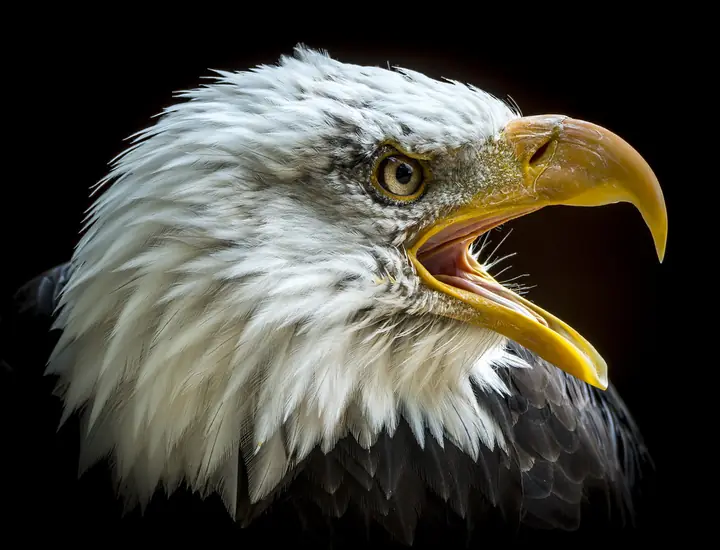
#> input picture Tools/ScreenClips/Photos/bald-eagle.webp, 720 x 550 px, given in place of fawn.webp, which was not available
$ python frost_over_image_card.py
#> lines starting #> are read from the running program, lines starting #| are printed output that depends on the picture; pictures that were not available may be replaced by others from this repository, and a replacement may not be noted
### Tools/TerminalProbes/placement_probe.py
#!/usr/bin/env python3
"""Kitty UNICODE PLACEHOLDER probe: does an image behave like CELLS?

`graphics_probe.py` asked which of the three graphics protocols a terminal
speaks. This asks the one question that decides whether TUI can use the
answer: with a *virtual* placement and Unicode placeholders, is an image
addressable as ordinary text — C columns by R rows of real cells that the
cursor walks one at a time, that scroll with their row, and that anything drawn
afterwards covers?

Everything TUI does downstream of a view is defined on cells: `clamped`
clips them, `composited(with:at:)` overlays them, `ScrollView` windows them,
`FrameDiffWriter` diffs them one cell at a time and rewrites only the runs that
differ. An image drawn at the cursor is none of those things. An image drawn
INTO the grid is all of them for free — if, and only if, the terminal really
does treat a placeholder cell as one cell.

Five questions, and the first is the one everything else rests on:

1. **Does a placeholder cell advance the cursor exactly one column?**
   U+10EEEE sits inside the Plane-16 Private Use Area, and every host this
   project has measured paints a Plane-16 codepoint two cells wide while
   advancing one — it is how SF Symbols behave, and TUI compensates for it
   by erasing under the glyph and pushing the cursor on. If the placeholder
   inherited that rule, every image would shear. So the advance is measured,
   per row, against the number of cells actually written.

2. **Is the picture right?** Row and column travel in combining diacritics, so
   a wrong table, a transposition, or an off-by-one shows up as a scrambled
   image and as nothing else. The card is a left-to-right hue ramp under a
   top-to-bottom fade: order is visible on both axes, which a flat colour
   would hide.

3. **Does the run-length elision work?** Kitty lets a cell with no diacritics
   continue the previous one, which is the difference between three scalars per
   cell and one. Worth knowing before the encoder picks a spelling.

4. **Is a 256-colour foreground enough to carry an image id?** Ids above 255
   need a direct-colour triple, which costs bytes on every row of every image.

5. **Does deleting by id actually free it?** A retained image is a resource the
   application now owns; a probe that never deletes cannot say whether deleting
   works.

> **`q=2` matters more than it looks.** Without it the terminal answers every
> graphics command with `ESC_G…;OK ESC\\`, and in a real application those bytes
> arrive on *stdin*, where the input parser reads them as keystrokes. This
> probe uses `q=0` deliberately — it wants the answers and reads them itself.
> Anything on a render path must use `q=2`.

Run INSIDE the terminal under test. Writes JSON to $PROBE_OUT (default
./placement_probe.json) and prints the card.
"""
import base64, fcntl, json, os, select, struct, sys, termios, time, tty

import probe_stamp

FENCE_TIMEOUT = 1.0
# An image is decoded and drawn, not merely parsed; iTerm2 was measured to miss
# a one-second fence after a graphics payload. See graphics_probe.IMAGE_TIMEOUT.
IMAGE_TIMEOUT = 4.0

# The placeholder character. Not a glyph the terminal draws: it is intercepted
# and replaced by whatever part of the image the cell's diacritics name.
PLACEHOLDER = "\U0010EEEE"

# Kitty's row/column diacritics, verbatim from `gen/rowcolumn-diacritics.txt`
# in the kitty repository — combining marks of class 230 from Unicode 6.0.0
# that neither decompose nor fuse with a base. The Nth entry means N, so the
# table's length (297) is the largest image dimension addressable in cells.
DIACRITICS = [
    0x0305, 0x030D, 0x030E, 0x0310, 0x0312, 0x033D, 0x033E, 0x033F,
    0x0346, 0x034A, 0x034B, 0x034C, 0x0350, 0x0351, 0x0352, 0x0357,
    0x035B, 0x0363, 0x0364, 0x0365, 0x0366, 0x0367, 0x0368, 0x0369,
    0x036A, 0x036B, 0x036C, 0x036D, 0x036E, 0x036F, 0x0483, 0x0484,
    0x0485, 0x0486, 0x0487, 0x0592, 0x0593, 0x0594, 0x0595, 0x0597,
    0x0598, 0x0599, 0x059C, 0x059D, 0x059E, 0x059F, 0x05A0, 0x05A1,
    0x05A8, 0x05A9, 0x05AB, 0x05AC, 0x05AF, 0x05C4, 0x0610, 0x0611,
    0x0612, 0x0613, 0x0614, 0x0615, 0x0616, 0x0617, 0x0657, 0x0658,
    0x0659, 0x065A, 0x065B, 0x065D, 0x065E, 0x06D6, 0x06D7, 0x06D8,
    0x06D9, 0x06DA, 0x06DB, 0x06DC, 0x06DF, 0x06E0, 0x06E1, 0x06E2,
    0x06E4, 0x06E7, 0x06E8, 0x06EB, 0x06EC, 0x0730, 0x0732, 0x0733,
    0x0735, 0x0736, 0x073A, 0x073D, 0x073F, 0x0740, 0x0741, 0x0743,
    0x0745, 0x0747, 0x0749, 0x074A, 0x07EB, 0x07EC, 0x07ED, 0x07EE,
    0x07EF, 0x07F0, 0x07F1, 0x07F3, 0x0816, 0x0817, 0x0818, 0x0819,
    0x081B, 0x081C, 0x081D, 0x081E, 0x081F, 0x0820, 0x0821, 0x0822,
    0x0823, 0x0825, 0x0826, 0x0827, 0x0829, 0x082A, 0x082B, 0x082C,
    0x082D, 0x0951, 0x0953, 0x0954, 0x0F82, 0x0F83, 0x0F86, 0x0F87,
    0x135D, 0x135E, 0x135F, 0x17DD, 0x193A, 0x1A17, 0x1A75, 0x1A76,
    0x1A77, 0x1A78, 0x1A79, 0x1A7A, 0x1A7B, 0x1A7C, 0x1B6B, 0x1B6D,
    0x1B6E, 0x1B6F, 0x1B70, 0x1B71, 0x1B72, 0x1B73, 0x1CD0, 0x1CD1,
    0x1CD2, 0x1CDA, 0x1CDB, 0x1CE0, 0x1DC0, 0x1DC1, 0x1DC3, 0x1DC4,
    0x1DC5, 0x1DC6, 0x1DC7, 0x1DC8, 0x1DC9, 0x1DCB, 0x1DCC, 0x1DD1,
    0x1DD2, 0x1DD3, 0x1DD4, 0x1DD5, 0x1DD6, 0x1DD7, 0x1DD8, 0x1DD9,
    0x1DDA, 0x1DDB, 0x1DDC, 0x1DDD, 0x1DDE, 0x1DDF, 0x1DE0, 0x1DE1,
    0x1DE2, 0x1DE3, 0x1DE4, 0x1DE5, 0x1DE6, 0x1DFE, 0x20D0, 0x20D1,
    0x20D4, 0x20D5, 0x20D6, 0x20D7, 0x20DB, 0x20DC, 0x20E1, 0x20E7,
    0x20E9, 0x20F0, 0x2CEF, 0x2CF0, 0x2CF1, 0x2DE0, 0x2DE1, 0x2DE2,
    0x2DE3, 0x2DE4, 0x2DE5, 0x2DE6, 0x2DE7, 0x2DE8, 0x2DE9, 0x2DEA,
    0x2DEB, 0x2DEC, 0x2DED, 0x2DEE, 0x2DEF, 0x2DF0, 0x2DF1, 0x2DF2,
    0x2DF3, 0x2DF4, 0x2DF5, 0x2DF6, 0x2DF7, 0x2DF8, 0x2DF9, 0x2DFA,
    0x2DFB, 0x2DFC, 0x2DFD, 0x2DFE, 0x2DFF, 0xA66F, 0xA67C, 0xA67D,
    0xA6F0, 0xA6F1, 0xA8E0, 0xA8E1, 0xA8E2, 0xA8E3, 0xA8E4, 0xA8E5,
    0xA8E6, 0xA8E7, 0xA8E8, 0xA8E9, 0xA8EA, 0xA8EB, 0xA8EC, 0xA8ED,
    0xA8EE, 0xA8EF, 0xA8F0, 0xA8F1, 0xAAB0, 0xAAB2, 0xAAB3, 0xAAB7,
    0xAAB8, 0xAABE, 0xAABF, 0xAAC1, 0xFE20, 0xFE21, 0xFE22, 0xFE23,
    0xFE24, 0xFE25, 0xFE26, 0x10A0F, 0x10A38, 0x1D185, 0x1D186, 0x1D187,
    0x1D188, 0x1D189, 0x1D1AA, 0x1D1AB, 0x1D1AC, 0x1D1AD, 0x1D242, 0x1D243,
    0x1D244,
]


# MARK: - A picture whose ORDER is visible

# [21 lines left out: function ramp_image, not called in this run]


# MARK: - The protocol

def transmit(image, image_id, width, height, chunk=4096):
    """`a=t` — put the image in the terminal's store under `image_id`.

    Chunked because the protocol caps an escape sequence's payload: `m=1` says
    another chunk follows, `m=0` ends it. The control keys ride on the first
    chunk only.
    """
    payload = base64.b64encode(image).decode("ascii")
    pieces = [payload[at:at + chunk] for at in range(0, len(payload), chunk)] or [""]
    out = []
    for index, piece in enumerate(pieces):
        more = 1 if index < len(pieces) - 1 else 0
        head = (f"a=t,t=d,f=24,s={width},v={height},i={image_id},q=0,m={more}"
                if index == 0 else f"m={more}")
        out.append(f"\x1b_G{head};{piece}\x1b\\")
    return "".join(out)


def place(image_id, columns, rows):
    """`a=p,U=1` — a VIRTUAL placement: no pixels yet, just a declaration that
    this image is `columns` x `rows` cells and will be drawn wherever cells
    carrying its id appear."""
    return f"\x1b_Ga=p,U=1,i={image_id},c={columns},r={rows},q=0\x1b\\"


def foreground(image_id):
    """The SGR that carries the image id. Ids through 255 fit the 256-colour
    form; above that the id's low 24 bits go in a direct-colour triple."""
    if image_id <= 255:
        return f"\x1b[38;5;{image_id}m"
    return (f"\x1b[38;2;{(image_id >> 16) & 0xFF};"
            f"{(image_id >> 8) & 0xFF};{image_id & 0xFF}m")


def cell(row, column, image_id=None, elide=False):
    """One placeholder cell. `elide` drops the diacritics, which Kitty reads as
    "same row, next column" — the run-length form.

    THREE marks, always — row, column, and the image id's high byte even when
    it is zero. The spec lets a cell omit the third and inherit it, and this
    probe once did for ids under 2^24 (every id TUI issues); measured
    2026-09-03, iTerm2 3.6.11 acknowledges such a cell and draws nothing,
    while kitty and Ghostty read both spellings alike. The encoder writes all
    three since 0d4d2015, and a probe that spelled cells differently from the
    encoder could no longer see a disagreement between them."""
    if elide:
        return PLACEHOLDER
    high_byte = ((image_id or 0) >> 24) & 0xFF
    return PLACEHOLDER + chr(DIACRITICS[row]) + chr(DIACRITICS[column]) + chr(DIACRITICS[high_byte])


# [284 lines left out: functions placeholder_rows, ask, cursor, render, grid, cell_pixels and 3 more, not called in this run]


# [2 lines that do not run on import are left out]

### Tools/TerminalProbes/frost_over_image_card.py
#!/usr/bin/env python3
"""Prints a card of a glass panel over a Kitty image, drawn four ways, for
choosing how TUI frosts a picture it does not draw (owner, 2026-10-26: "give
it a shot; review it in probes before the clips").

A Kitty image is cells naming an image the TERMINAL holds, so the pixels under
a translucent layer are not TUI's to blend: the opacity resolution reads a
placeholder cell's foreground as the image's id, not a colour. Each panel below
is the same photo with the same glass panel across it:

  A. COVERED — the panel's cells drawn opaque in the glass's tint: what any
     opaque layer does to an image, and the floor.
  B. BLOCKS — the cells under the panel drawn as half blocks of the frosted
     picture (blurred, tinted): what TUI can do from pixels it has, with no
     help from the terminal. Two colours a cell.
  C. DERIVED IMAGE — a second image transmitted once: the whole picture,
     blurred and tinted at full resolution. Cells under the panel name it
     instead of the original, with the same row and column, so it lines up
     exactly. A cell the panel writes text in cannot hold a picture, so it
     takes the frosted picture's average colour there.

  D. DERIVED, UNDER TEXT — C, but the text cells hold no field: the derived
     image, cropped to the glass, is laid UNDER the text as well, by a classic
     placement at z = -1 (kitty: below text, above cell fields) at the glass's
     top-left cell, the cursor left where it was (C=1).

Read: does C's glass read as frosted glass over the photo, and B's as a blocky
stand-in? Are C's text cells (solid fields) acceptable against the pixels
around them, or do they need B's blocks too (`--text-blocks`)? Does D lose
C's cell-shaped blocks behind the words?

Measured 2026-10-26: Ghostty 1.3.1 draws D exactly — the words on the frosted
picture, no blocks. iTerm2 3.7.6 refuses D's placement ("invalid payload");
its z order differs too (z=0 under text, z=-1 over a cell's fill: the
hairline probe). `ONLY=under` (comma-separated kinds) draws just those panels.

    python3 Tools/TerminalProbes/frost_over_image_card.py
    python3 Tools/TerminalProbes/frost_over_image_card.py --photo galago --tint light
    python3 Tools/TerminalProbes/frost_over_image_card.py --text-blocks

Needs a terminal that answers the Kitty placeholder query (Ghostty, iTerm2,
kitty) and Pillow.
"""
import argparse
import os
import sys

from PIL import Image, ImageFilter

sys.path.insert(0, os.path.dirname(os.path.abspath(__file__)))
from placement_probe import cell, foreground, place, transmit  # noqa: E402

PHOTOS = os.path.join(os.path.dirname(os.path.abspath(__file__)), "..", "ScreenClips", "Photos")
E = "\x1b["

# Each panel's box, in cells, and the glass across it.
COLUMNS, ROWS = 36, 12
GLASS_TOP, GLASS_BOTTOM = 3, 9          # rows [3, 9)
GLASS_LEFT, GLASS_RIGHT = 3, 33         # columns [3, 33)
TEXT = {4: "  Fawn · Big Basin", 5: "  3 photos · 2 days ago", 7: "  ◀  Library     Share  ▶"}
# Pixels per cell: a terminal cell is about twice as tall as wide.
CELL_W, CELL_H = 12, 24
TINTS = {"dark": ((24, 26, 32), 0.45), "light": ((245, 246, 250), 0.40)}


def quiet(escapes):
    """The escapes with every reply suppressed (`q=2`): a card reads nothing
    back, and an unread `OK` lands on the screen as text."""
    return escapes.replace(",q=0", ",q=2")


def sgr_fg(rgb):
    return f"{E}38;2;{rgb[0]};{rgb[1]};{rgb[2]}m"


def sgr_bg(rgb):
    return f"{E}48;2;{rgb[0]};{rgb[1]};{rgb[2]}m"


def frosted(image, tint):
    """The picture as glass shows it: blurred over about a cell, then mixed
    toward the tint in encoded sRGB, as TUI's materials mix."""
    colour, amount = tint
    blurred = image.filter(ImageFilter.GaussianBlur(radius=CELL_W * 1.2))
    overlay = Image.new("RGB", image.size, colour)
    return Image.blend(blurred, overlay, amount)


def average(image, column, row, half=None):
    """The average colour of a cell of `image` — or of its top or bottom half."""
    top = row * CELL_H + (CELL_H // 2 if half == "bottom" else 0)
    bottom = (row + 1) * CELL_H - (CELL_H // 2 if half == "top" else 0)
    box = image.crop((column * CELL_W, top, (column + 1) * CELL_W, bottom)).resize((1, 1), Image.BOX)
    return box.getpixel((0, 0))


def under_glass(row, column):
    return GLASS_TOP <= row < GLASS_BOTTOM and GLASS_LEFT <= column < GLASS_RIGHT


def text_at(row, column):
    """The glass panel's character at a cell, or None where it writes none."""
    line = TEXT.get(row)
    if line is None:
        return None
    index = column - GLASS_LEFT
    if 0 <= index < len(line) and line[index] != " ":
        return line[index]
    return None


def panel_rows(kind, original_id, derived_id, image, glass, tint, text_blocks):
    rows = []
    ink = (250, 250, 250) if tint == TINTS["dark"] else (20, 22, 28)
    for row in range(ROWS):
        out = ""
        for column in range(COLUMNS):
            if not under_glass(row, column):
                out += foreground(original_id) + cell(row, column, original_id) + f"{E}39m"
                continue
            glyph = text_at(row, column)
            if kind == "covered":
                field = tint[0]
                out += sgr_bg(field) + sgr_fg(ink) + (glyph or " ") + f"{E}0m"
            elif kind == "blocks" or (glyph and text_blocks):
                if glyph:
                    out += sgr_bg(average(glass, column, row)) + sgr_fg(ink) + glyph + f"{E}0m"
                else:
                    top, bottom = average(glass, column, row, "top"), average(glass, column, row, "bottom")
                    out += sgr_fg(top) + sgr_bg(bottom) + "▀" + f"{E}0m"
            elif kind == "under":
                out += (sgr_fg(ink) + glyph + f"{E}39m") if glyph else " "
            else:  # derived
                if glyph:
                    out += sgr_bg(average(glass, column, row)) + sgr_fg(ink) + glyph + f"{E}0m"
                else:
                    out += foreground(derived_id) + cell(row, column, derived_id) + f"{E}39m"
        rows.append(out)
    return rows


def main():
    parser = argparse.ArgumentParser(description=__doc__.split("\n\n")[0])
    parser.add_argument("--photo", default="fawn", help="a name in Tools/ScreenClips/Photos (no extension)")
    parser.add_argument("--tint", default="dark", choices=sorted(TINTS))
    parser.add_argument("--text-blocks", action="store_true", help="C's text cells as B draws them")
    parser.add_argument(
        "--derived-pixels", type=int, default=0,
        help="C's derived image at this many pixels across a cell (0: full resolution), for whether the "
        "terminal's own scaling smooths a tiny frosted copy")
    args = parser.parse_args()

    source = Image.open(os.path.join(PHOTOS, args.photo + ".webp")).convert("RGB")
#> source is the input picture: PIL image 720x550 RGB; mean R, G, B 71.1, 69.4, 60.6
    size = (COLUMNS * CELL_W, ROWS * CELL_H)
    # Cover the box, cropping the long side, as an Image with `.fill` does.
    scale = max(size[0] / source.width, size[1] / source.height)
#> scale = 0.6
    scaled = source.resize((round(source.width * scale), round(source.height * scale)), Image.LANCZOS)
    left, top = (scaled.width - size[0]) // 2, (scaled.height - size[1]) // 2
#> left = 0; top = 21
    image = scaled.crop((left, top, left + size[0], top + size[1]))
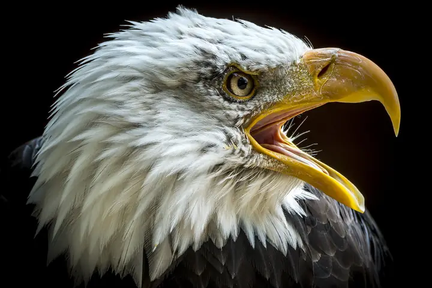
#> image: PIL image 432x288 RGB; mean R, G, B 81.4, 79.4, 69.4
    tint = TINTS[args.tint]
    glass = frosted(image, tint)
#> in frosted, `blurred = image.filter(ImageFilter.GaussianBlur(radius=CELL_W * 1.2))`:
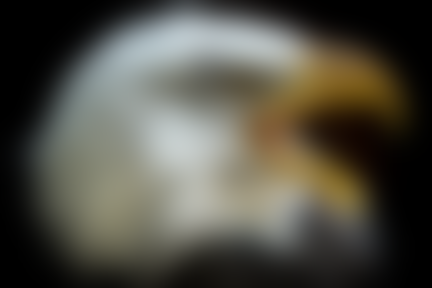
#> blurred: PIL image 432x288 RGB; mean R, G, B 81.1, 79.1, 69.1
#> in frosted, `overlay = Image.new("RGB", image.size, colour)`:
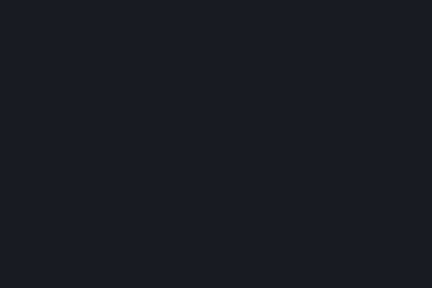
#> overlay: PIL image 432x288 RGB; mean R, G, B 24, 26, 32
#> in frosted, `return Image.blend(blurred, overlay, amount)`:
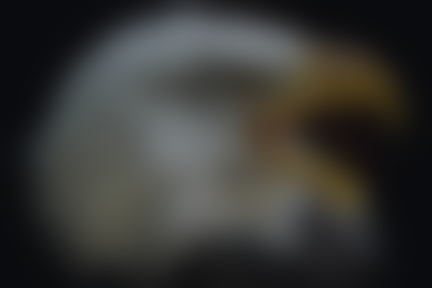
#> returned value: PIL image 432x288 RGB; mean R, G, B 54.9, 54.7, 52

    # Ids of this run's own: an id transmitted again replaces the picture under
    # every cell already naming it, so a second card would repaint the first.
    original_id = 0x5A0000 + (os.getpid() % 0x4000) * 2
    derived_id = original_id + 1
    out = sys.stdout
    out.write(quiet(transmit(image.tobytes(), original_id, *size) + place(original_id, COLUMNS, ROWS)))
#> (printed output is left out)
    derived = glass
    if args.derived_pixels:
        small = (COLUMNS * args.derived_pixels, ROWS * args.derived_pixels * 2)
        derived = glass.resize(small, Image.BOX)
    out.write(quiet(transmit(derived.tobytes(), derived_id, *derived.size) + place(derived_id, COLUMNS, ROWS)))

    kinds = [("covered", "A. covered"), ("blocks", "B. blocks"), ("derived", "C. derived image"),
             ("under", "D. derived, under text")]
    if os.environ.get("ONLY"):
        kinds = [k for k in kinds if k[0] in os.environ["ONLY"].split(",")]
    panels = [panel_rows(kind, original_id, derived_id, image, glass, tint, args.text_blocks) for kind, _ in kinds]
#> after the loop in panel_rows, `for row in range(ROWS):`: rows = 12 items
#> the loop in panel_rows (call 2), `for row in range(ROWS):` made 12 passes
#> panels = 4 items
    out.write("\n" + "  ".join(title.ljust(COLUMNS) for _, title in kinds) + "\n")
    for row in range(ROWS):
        out.write("  ".join(panel[row] for panel in panels) + f"{E}0m\n")
    # D's glass: the derived copy, cropped to the glass, laid UNDER the text by a
    # classic placement at z = -1 (kitty: below text, above cell fields), at the
    # glass's top-left cell, the cursor left where it was (C=1).
    names = [kind for kind, _ in kinds]
    if "under" in names:
        index = names.index("under")
        rows_up = ROWS - GLASS_TOP  # the cursor is on the line after the panels
        column = index * (COLUMNS + 2) + GLASS_LEFT + 1
        scale_x, scale_y = derived.size[0] / size[0], derived.size[1] / size[1]
#> scale_x = 1; scale_y = 1
        x, y = int(GLASS_LEFT * CELL_W * scale_x), int(GLASS_TOP * CELL_H * scale_y)
#> x = 36; y = 72
        w = int((GLASS_RIGHT - GLASS_LEFT) * CELL_W * scale_x)
#> w = 360
        h = int((GLASS_BOTTOM - GLASS_TOP) * CELL_H * scale_y)
#> h = 144
        out.write("\x1b7")  # save the cursor
        out.write(f"\x1b[{rows_up}A\x1b[{column}G")
        out.write(f"\x1b_Ga=p,i={derived_id},p=7,x={x},y={y},w={w},h={h},"
                  f"c={GLASS_RIGHT - GLASS_LEFT},r={GLASS_BOTTOM - GLASS_TOP},z=-1,C=1,q=2\x1b\\")
        out.write("\x1b8")  # and put it back
    detail = f", derived at {args.derived_pixels}px a cell ({derived.size[0]}x{derived.size[1]})" if args.derived_pixels else ""
#> detail = ''
    out.write(f"\n{args.photo}, {args.tint} glass{', text cells as blocks' if args.text_blocks else ''}{detail}\n")
    out.flush()


if __name__ == "__main__":
    main()
